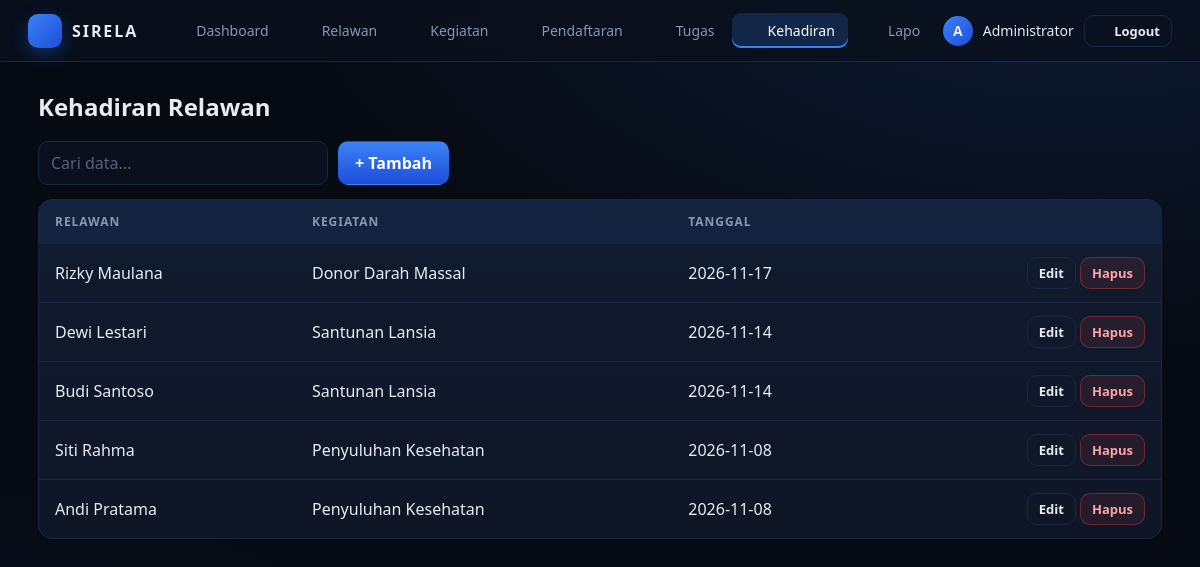
Page /frontend/kehadiran.php (signed in) on the committed database.
### tables this page shows
CREATE TABLE kehadiran(id INT AUTO_INCREMENT PRIMARY KEY, relawan_id INT NOT NULL, kegiatan_id INT NOT NULL, tanggal DATE,
 FOREIGN KEY(relawan_id) REFERENCES relawan(id) ON DELETE CASCADE, FOREIGN KEY(kegiatan_id) REFERENCES kegiatan(id) ON DELETE CASCADE);

CREATE TABLE relawan(id INT AUTO_INCREMENT PRIMARY KEY, nama VARCHAR(100) NOT NULL, email VARCHAR(100), telepon VARCHAR(20), alamat TEXT);

CREATE TABLE kegiatan(id INT AUTO_INCREMENT PRIMARY KEY, nama VARCHAR(150) NOT NULL, lokasi VARCHAR(150), tanggal DATE, kuota INT DEFAULT 0, deskripsi TEXT);

### frontend/kehadiran.php (called while the page is built)
<?php require '../config/database.php'; require_admin();
$rows = $pdo->query('SELECT h.*, r.nama relawan, k.nama kegiatan FROM kehadiran h JOIN relawan r ON r.id=h.relawan_id JOIN kegiatan k ON k.id=h.kegiatan_id ORDER BY h.tanggal DESC, h.id DESC')->fetchAll();
head('Kehadiran Relawan');
crud_view(['file'=>'kehadiran.php','title'=>'Kehadiran',
 'cols'=>[['relawan','Relawan'],['kegiatan','Kegiatan'],['tanggal','Tanggal']],
 'fields'=>[['relawan_id','Relawan','select',opts('SELECT id,nama FROM relawan ORDER BY nama')],
  ['kegiatan_id','Kegiatan','select',opts('SELECT id,nama FROM kegiatan ORDER BY nama')],['tanggal','Tanggal Hadir','date']]], $rows);
foot();

### config/database.php (the view, shortened to what this page needs)
<?php
function e($v) {
    return htmlspecialchars((string)$v, ENT_QUOTES, 'UTF-8');
}
function csrf_field() {
    return '<input type="hidden" name="csrf" value="' . e($_SESSION['csrf']) . '">';
}
function ic($n, $s = 18) {
    $p = [
        'home' => '<path d="M3 9l9-7 9 7v11a2 2 0 0 1-2 2H5a2 2 0 0 1-2-2z"/><path d="M9 22V12h6v10"/>',
        'users' => '<path d="M17 21v-2a4 4 0 0 0-4-4H5a4 4 0 0 0-4 4v2"/><circle cx="9" cy="7" r="4"/><path d="M23 21v-2a4 4 0 0 0-3-3.87M16 3.13a4 4 0 0 1 0 7.75"/>',
        'calendar' => '<rect x="3" y="4" width="18" height="18" rx="2"/><path d="M16 2v4M8 2v4M3 10h18"/>',
        'file' => '<path d="M14 2H6a2 2 0 0 0-2 2v16a2 2 0 0 0 2 2h12a2 2 0 0 0 2-2V8z"/><path d="M14 2v6h6M16 13H8M16 17H8"/>',
        'check' => '<path d="M9 11l3 3L22 4"/><path d="M21 12v7a2 2 0 0 1-2 2H5a2 2 0 0 1-2-2V5a2 2 0 0 1 2-2h11"/>',
        'clock' => '<circle cx="12" cy="12" r="10"/><path d="M12 6v6l4 2"/>',
        'chart' => '<path d="M18 20V10M12 20V4M6 20v-6"/>',
        'out' => '<path d="M9 21H5a2 2 0 0 1-2-2V5a2 2 0 0 1 2-2h4M16 17l5-5-5-5M21 12H9"/>',
        'heart' => '<path d="M20.8 4.6a5.5 5.5 0 0 0-7.8 0L12 5.7l-1-1.1a5.5 5.5 0 0 0-7.8 7.8l1 1.1L12 21l7.8-7.5 1-1.1a5.5 5.5 0 0 0 0-7.8z"/>'
    ];
    return '<svg width="' . $s . '" height="' . $s . '" viewBox="0 0 24 24" fill="none" stroke="currentColor" stroke-width="2" stroke-linecap="round" stroke-linejoin="round">' . $p[$n] . '</svg>';
}
function head($title) {
    $u = $_SESSION['user'] ?? [];
    $adm = ($u['role'] ?? '') === 'admin';
    $menu = $adm
        ? [
            ['dashboard.php', 'Dashboard', 'home'],
            ['relawan.php', 'Relawan', 'users'],
            ['kegiatan.php', 'Kegiatan', 'calendar'],
            ['pendaftaran.php', 'Pendaftaran', 'file'],
            ['tugas.php', 'Tugas', 'check'],
            ['kehadiran.php', 'Kehadiran', 'clock'],
            ['laporan.php', 'Laporan', 'chart']
        ]
        : [
            ['saya.php', 'Tugas &amp; Kehadiran', 'check']
        ];
    $now = basename($_SERVER['PHP_SELF']);
    echo '<!DOCTYPE html>
    <html lang="id">
    <head>
        <meta charset="utf-8">
        <meta name="viewport" content="width=device-width,initial-scale=1">
        <title>' . e($title) . ' - Sistem Relawan</title>
        <link rel="stylesheet" href="../assets/css/style.css">
    </head>
    <body>
    <header class="top">
    <a class="brand" href="' . $menu[0][0] . '">
        <span class="logo">' . ic('heart', 19) . '</span>
        <b>SIRELA</b>
    </a>
    <nav>';
    foreach ($menu as $m) {
        echo '<a href="' . $m[0] . '" class="' . ($now == $m[0] ? 'on' : '') . '">'
            . ic($m[2], 16) . $m[1] . '</a>';
    }
    echo '</nav>
    <div class="who">
        <span class="av">' . e(mb_substr($u['nama'] ?? 'U', 0, 1)) . '</span>
        <span class="nm">' . e($u['nama'] ?? '') . '</span>
        <button class="btn y s" id="lo" data-href="../backend/logout.php">'
            . ic('out', 15) . ' Logout
        </button>
    </div>
    </header>
    <main>
    <h1>' . e($title) . '</h1>';
}
function foot() {
    echo '</main>
    <script src="../assets/js/script.js"></script>
    </body>
    </html>';
}
function crud_view($c, $rows) {
    $act = '../backend/' . $c['file'];
    echo '<div class="bar">
        <input id="q" placeholder="Cari data...">
        <button class="btn" data-add>+ Tambah</button>
    </div>
    <div class="wrap">
    <table id="tbl">
    <thead>
    <tr>';
    foreach ($c['cols'] as $x) {
        echo '<th>' . e($x[1]) . '</th>';
    }
    echo '<th></th>
    </tr>
    </thead>
    <tbody>';
    foreach ($rows as $r) {
        echo '<tr>';
        foreach ($c['cols'] as $x) {
            echo '<td>' . e($r[$x[0]]) . '</td>';
        }
        echo '<td class="act">
            <button class="btn y s" data-edit="' . e(json_encode($r)) . '">Edit</button>
            <form method="post" action="' . $act . '" onsubmit="return confirm(\'Hapus data ini?\')">'
                . csrf_field() . '
                <input type="hidden" name="action" value="delete">
                <input type="hidden" name="id" value="' . (int)$r['id'] . '">
                <button class="btn r s">Hapus</button>
            </form>
        </td>
        </tr>';
    }
    echo '</tbody>
    </table>
    </div>
    <div class="ov" id="modal">
    <form method="post" action="' . $act . '" class="dlg form" data-t="' . e($c['title']) . '">
        <h3 id="mt"></h3>'
        . csrf_field() . '
        <input type="hidden" name="id">';
    echo '<div class="bar">
        <button type="button" class="btn y" data-close>Batal</button>
        <button class="btn">Simpan</button>
    </div>
    </form>
    </div>';
}

### assets/assets/css/style.css (style rules this page uses)
:root { --bg:#060a13;--bg2:#0a101d;--card:#0e1626;--line:#1b2740;--tx:#e6ebf5;--mut:#8a97b1;--b:#3b82f6;--b2:#1d4ed8 }
* { box-sizing:border-box }
body { margin:0;font-family:'Segoe UI',system-ui,sans-serif;color:var(--tx);min-height:100vh; background:radial-gradient(800px 420px at 90% -8%,rgba(59,130,246,.16),transparent),radial-gradient(600px 400px at -5% 110%,rgba(29,78,216,.12),transparent),var(--bg) }
a { color:#7ab0ff }
svg { vertical-align:-3px }
.top { display:flex;align-items:center;gap:22px;padding:0 28px;height:62px;background:rgba(10,16,29,.85);backdrop-filter:blur(8px);border-bottom:1px solid var(--line);position:sticky;top:0;z-index:5 }
.brand { display:flex;align-items:center;gap:10px;color:var(--tx);text-decoration:none;letter-spacing:.12em;flex-shrink:0 }
.logo { width:34px;height:34px;border-radius:10px;display:grid;place-items:center;background:linear-gradient(135deg,var(--b),var(--b2));box-shadow:0 6px 18px rgba(37,99,235,.35);color:#fff }
.top nav { display:flex;gap:4px;flex:1;overflow-x:auto;scrollbar-width:none }
.top nav a { display:flex;align-items:center;gap:7px;color:var(--mut);text-decoration:none;padding:8px 13px;border-radius:9px;font-size:14px;white-space:nowrap;transition:.15s }
.top nav a.on { color:#fff;background:rgba(59,130,246,.2);box-shadow:inset 0 -2px 0 var(--b) }
.who { display:flex;align-items:center;gap:10px;font-size:14px;margin-left:auto;flex-shrink:0 }
.av { width:30px;height:30px;border-radius:50%;display:grid;place-items:center;background:linear-gradient(135deg,var(--b),var(--b2));font-weight:600 }
main { max-width:1180px;margin:0 auto;padding:28px }
h1 { margin:0 0 18px;font-size:24px;font-weight:600 }
.stat,.panel,.wrap { background:linear-gradient(180deg,#111b2f,var(--card));border:1px solid var(--line);border-radius:14px }
.bar { display:flex;gap:10px;margin-bottom:14px;flex-wrap:wrap }
input,select,textarea { padding:10px 12px;border:1px solid var(--line);border-radius:10px;font:inherit;width:100%;background:var(--bg2);color:var(--tx);color-scheme:dark }
.bar input { max-width:290px }
::placeholder { color:#55627c }
.btn { display:inline-block;background:linear-gradient(180deg,var(--b),var(--b2));color:#fff;border:1px solid transparent;padding:10px 16px;border-radius:10px;cursor:pointer;font:inherit;font-weight:600;text-decoration:none;transition:.15s }
.btn.y { background:transparent;border-color:var(--line);color:var(--tx) }
.btn.r { background:rgba(239,68,68,.1);border-color:rgba(239,68,68,.35);color:#fca5a5 }
.btn.s { padding:6px 11px;font-size:13px }
.wrap { overflow:auto }
table { width:100%;border-collapse:collapse }
th { background:rgba(59,130,246,.08);color:var(--mut);text-align:left;font-size:12px;text-transform:uppercase;letter-spacing:.08em }
th,td { padding:13px 16px;border-bottom:1px solid var(--line) }
tr:last-child td { border:0 }
.act { white-space:nowrap;text-align:right }
.act form { display:inline }

### rows in the picture
kehadiran: relawan.nama "Rizky Maulana", kegiatan.nama "Donor Darah Massal", tanggal "2026-11-17"
kehadiran: relawan.nama "Dewi Lestari", kegiatan.nama "Santunan Lansia", tanggal "2026-11-14"
kehadiran: relawan.nama "Budi Santoso", kegiatan.nama "Santunan Lansia", tanggal "2026-11-14"
kehadiran: relawan.nama "Siti Rahma", kegiatan.nama "Penyuluhan Kesehatan", tanggal "2026-11-08"
kehadiran: relawan.nama "Andi Pratama", kegiatan.nama "Penyuluhan Kesehatan", tanggal "2026-11-08"

### other values in the picture
$m[1] "Dashboard"
$m[1] "Relawan"
$m[1] "Kegiatan"
$m[1] "Pendaftaran"
$m[1] "Tugas"
$m[1] "Kehadiran"
mb_substr($u['nama'] ?? 'U', 0, 1) "A"
$u['nama'] "Administrator"
$title "Kehadiran Relawan"
$x[1] "RELAWAN"
$x[1] "KEGIATAN"
$x[1] "TANGGAL"
